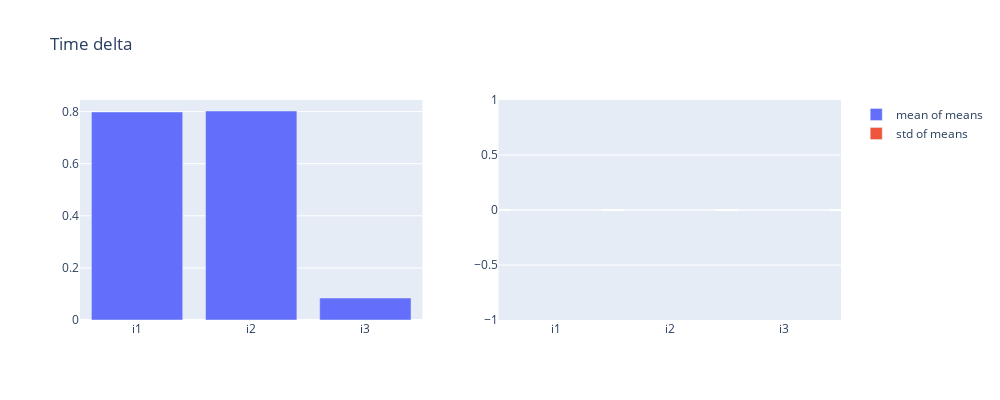

The notebook cell this image was saved under:
### Code cell
bar_plot("Time delta", "time_delta_plot", timedelta)

### Figure 1 — Plotly figure (JSON) as saved in the notebook; plotly's stock layout.template omitted (floating-point values rounded to 4 significant figures)
{"data": [{"name": "mean of means", "type": "bar", "x": ["i1", "i2", "i3"], "xaxis": "x", "y": [0.7985, 0.8022, 0.08445], "yaxis": "y"}, {"name": "std of means", "type": "bar", "x": ["i1", "i2", "i3"], "xaxis": "x2", "y": [0, 0, 0], "yaxis": "y2"}], "layout": {"height": 400, "title": {"text": "Time delta"}, "width": 1000, "xaxis": {"anchor": "y", "autorange": true, "domain": [0, 0.45], "range": [-0.5, 2.5], "type": "category"}, "xaxis2": {"anchor": "y2", "autorange": true, "domain": [0.55, 1], "range": [-0.5, 2.5], "type": "category"}, "yaxis": {"anchor": "x", "autorange": true, "domain": [0, 1], "range": [0, 0.8444], "type": "linear"}, "yaxis2": {"anchor": "x2", "autorange": true, "domain": [0, 1], "range": [-1, 1], "type": "linear"}}}
